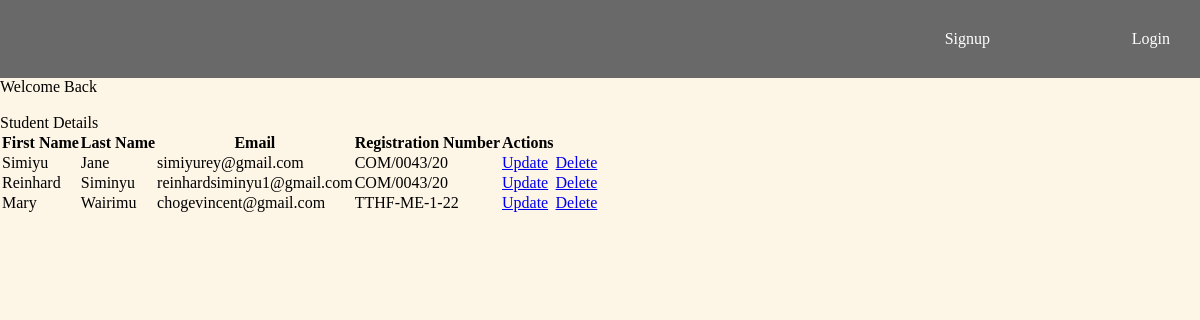
/fetchStd/, run on the app's committed database.
### MyApp/models.py (models this page shows, shortened)
class addStudent(models.Model):
    first_name=models.CharField(max_length=100,blank=False,null=False)
    last_name=models.CharField(max_length=100,blank=False,null=False)
    std_email=models.EmailField()
    std_regNo=models.CharField(max_length=100,blank=False,null=False)

### MyApp/views.py (the view)
# urls.py: path('fetchStd/',views.fetchStd,name="fetchstd"),
def fetchStd(request):
    data=addStudent.objects.all()
    context={'data':data}
    return render(request,'MyApp/std_detail.html',context)

### MyApp/templates/MyApp/std_detail.html (shortened to what this page needs)
{% extends 'MyApp/base.html' %}
    {% block content %}
    <span>Welcome Back {{ user.username }}</span><br><br>
    <table>
        <tr>
            <th>First Name</th>
            <th>Last Name</th>
            <th>Email</th>
            <th>Registration Number</th>
            <th>Actions</th>
        </tr>
        {% for detail in data %}
        <tr>
            <td>{{ detail.first_name }}</td>
            <td>{{ detail.last_name }}</td>
            <td>{{ detail.std_email }}</td>
            <td>{{ detail.std_regNo }}</td>
            <td><a href="{% url 'updatestd' detail.pk %}">Update</a></td>
            <td><a href="{% url 'deletestd' detail.pk %}">Delete</a></td>
        </tr>
        {% endfor %}
    </table>
    {% endblock %}

### MyApp/templates/MyApp/base.html (shortened to what this page needs)
{% load static %}
<!DOCTYPE html>
<html lang="en">
<head>
    <link rel="stylesheet" href="{% static 'MyApp/styles/styles.css' %}">
    <link rel="stylesheet" href="{% static 'MyApp/styles/base_styles.css' %}">
</head>
<body>
    <div class="menubar">
        <ul>
            {% if user.is_authenticated %}
            <a href="{% url 'home' %}">
                <li>Home</li>
            </a>
            <a href="{% url 'addStd' %}">
                <li>Register Student</li>
            </a>
            <a href="{% url 'fetchstd' %}">
                <li>Student Details</li>
            </a>
            <a href="{% url 'signout' %}">
                <li>Logout</li>
            </a>
            {% else %}
            <a href="{% url 'signup' %}">
                <li>Signup</li>
            </a>
            <a href="{% url 'signin' %}">
                <li>Login</li>
            </a>
            {% endif %}
        </ul>
    </div>
    {% block content %}
    {% endblock %}
</body>
</html>

### MyApp/static/MyApp/Styles/base_styles.css (style rules this page uses)
* { padding: 0; margin: 0; }
body { background-color: oldlace; background-position: center; background-size: cover; background-position: center; box-sizing: border-box; }
.menubar { background: dimgray; text-align: right; }
.menubar ul { display: inline-flex; list-style: none; }
.menubar ul li { width: 120px; margin: 15px; padding: 15px; color: white; }
.menubar ul a { text-decoration: none; }

### data on the page
addStudent: first_name "Simiyu", last_name "Jane", std_email "simiyurey@gmail.com", std_regNo "COM/0043/20"
addStudent: first_name "Reinhard", last_name "Siminyu", std_email "reinhardsiminyu1@gmail.com", std_regNo "COM/0043/20"
addStudent: first_name "Mary", last_name "Wairimu", std_email "chogevincent@gmail.com", std_regNo "TTHF-ME-1-22"
